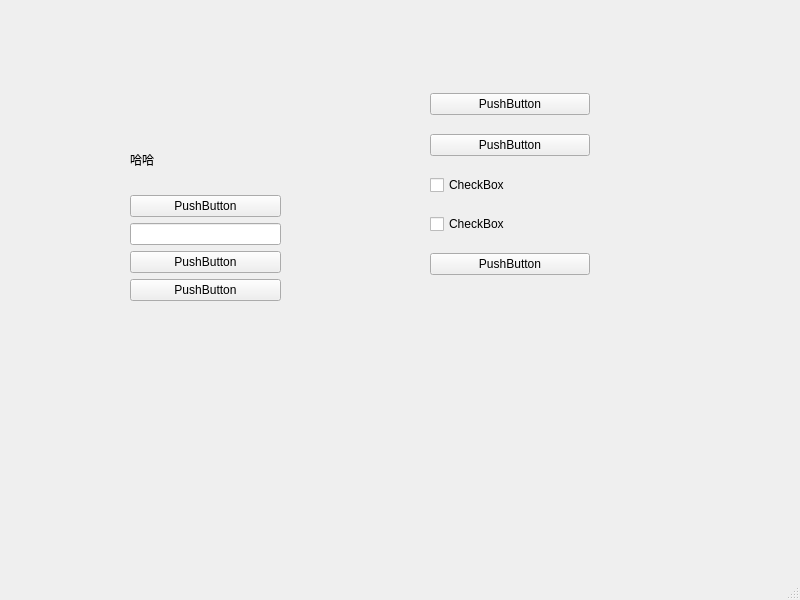
<?xml version="1.0" encoding="UTF-8"?>
<ui version="4.0">
 <class>MainWindow</class>
 <widget class="QMainWindow" name="MainWindow">
  <property name="geometry">
   <rect>
    <x>0</x>
    <y>0</y>
    <width>800</width>
    <height>600</height>
   </rect>
  </property>
  <property name="windowTitle">
   <string>MainWindow</string>
  </property>
  <widget class="QWidget" name="centralwidget">
   <widget class="QWidget" name="verticalLayoutWidget">
    <property name="geometry">
     <rect>
      <x>430</x>
      <y>80</y>
      <width>160</width>
      <height>211</height>
     </rect>
    </property>
    <layout class="QVBoxLayout" name="verticalLayout_2">
     <item>
      <widget class="QPushButton" name="pushButton_5">
       <property name="text">
        <string>PushButton</string>
       </property>
      </widget>
     </item>
     <item>
      <widget class="QPushButton" name="pushButton_6">
       <property name="text">
        <string>PushButton</string>
       </property>
      </widget>
     </item>
     <item>
      <widget class="QCheckBox" name="checkBox">
       <property name="text">
        <string>CheckBox</string>
       </property>
      </widget>
     </item>
     <item>
      <widget class="QCheckBox" name="checkBox_2">
       <property name="text">
        <string>CheckBox</string>
       </property>
      </widget>
     </item>
     <item>
      <widget class="QPushButton" name="pushButton_4">
       <property name="text">
        <string>PushButton</string>
       </property>
      </widget>
     </item>
    </layout>
   </widget>
   <widget class="QWidget" name="">
    <property name="geometry">
     <rect>
      <x>130</x>
      <y>130</y>
      <width>151</width>
      <height>171</height>
     </rect>
    </property>
    <layout class="QVBoxLayout" name="verticalLayout">
     <item>
      <widget class="QLabel" name="label">
       <property name="text">
        <string>哈哈</string>
       </property>
      </widget>
     </item>
     <item>
      <widget class="QPushButton" name="pushButton">
       <property name="text">
        <string>PushButton</string>
       </property>
      </widget>
     </item>
     <item>
      <widget class="QLineEdit" name="lineEdit"/>
     </item>
     <item>
      <widget class="QPushButton" name="pushButton_2">
       <property name="text">
        <string>PushButton</string>
       </property>
      </widget>
     </item>
     <item>
      <widget class="QPushButton" name="pushButton_3">
       <property name="text">
        <string>PushButton</string>
       </property>
      </widget>
     </item>
    </layout>
   </widget>
  </widget>
  <widget class="QMenuBar" name="menubar">
   <property name="geometry">
    <rect>
     <x>0</x>
     <y>0</y>
     <width>800</width>
     <height>23</height>
    </rect>
   </property>
  </widget>
  <widget class="QStatusBar" name="statusbar"/>
 </widget>
 <resources/>
 <connections/>
</ui>
